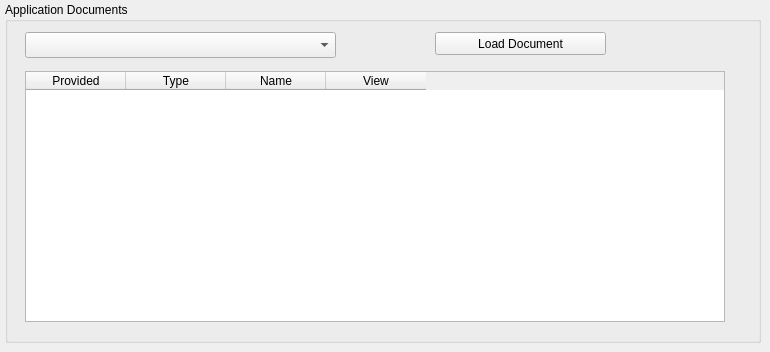
   <widget class="QWidget" name="tab_app_doc">
    <attribute name="title">
     <string>Application Documents</string>
    </attribute>
    <widget class="QGroupBox" name="documents_groupbox_2">
     <property name="geometry">
      <rect>
       <x>5</x>
       <y>2</y>
       <width>756</width>
       <height>341</height>
      </rect>
     </property>
     <property name="title">
      <string>Application Documents</string>
     </property>
     <widget class="QComboBox" name="applicant_documents_cbox">
      <property name="geometry">
       <rect>
        <x>20</x>
        <y>30</y>
        <width>311</width>
        <height>26</height>
       </rect>
      </property>
     </widget>
     <widget class="QTableWidget" name="app_doc_twidget">
      <property name="geometry">
       <rect>
        <x>20</x>
        <y>69</y>
        <width>700</width>
        <height>251</height>
       </rect>
      </property>
      <property name="editTriggers">
       <set>QAbstractItemView::NoEditTriggers</set>
      </property>
      <attribute name="horizontalHeaderCascadingSectionResizes">
       <bool>true</bool>
      </attribute>
      <attribute name="horizontalHeaderDefaultSectionSize">
       <number>100</number>
      </attribute>
      <attribute name="verticalHeaderCascadingSectionResizes">
       <bool>false</bool>
      </attribute>
      <column>
       <property name="text">
        <string>Provided</string>
       </property>
      </column>
      <column>
       <property name="text">
        <string>Type</string>
       </property>
      </column>
      <column>
       <property name="text">
        <string>Name</string>
       </property>
      </column>
      <column>
       <property name="text">
        <string>View</string>
       </property>
      </column>
     </widget>
     <widget class="QPushButton" name="load_app_doc_button">
      <property name="geometry">
       <rect>
        <x>430</x>
        <y>30</y>
        <width>171</width>
        <height>23</height>
       </rect>
      </property>
      <property name="text">
       <string>Load Document</string>
      </property>
     </widget>
    </widget>
   </widget>
